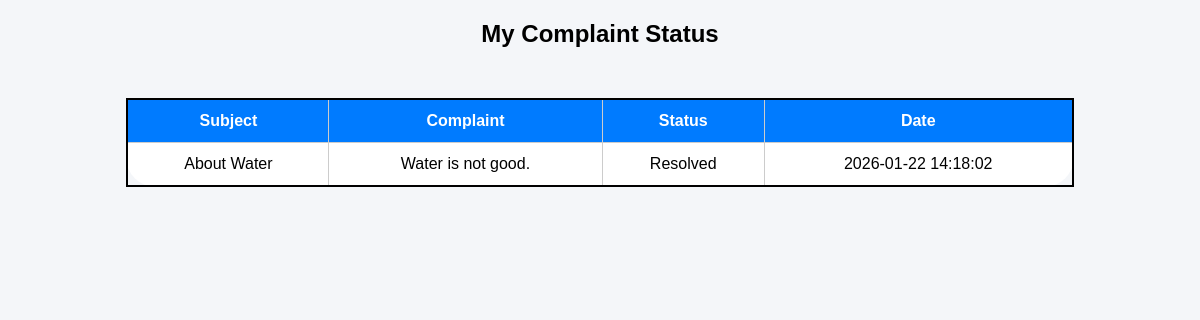
The page /view_complaints (signed in) on the database its author committed.
### tables this page shows
CREATE TABLE complaints (
        id INTEGER PRIMARY KEY AUTOINCREMENT,
        student_id INTEGER,
        subject TEXT,
        complaint TEXT,
        status TEXT DEFAULT 'Pending',
        created_at TEXT DEFAULT CURRENT_TIMESTAMP,
        FOREIGN KEY (student_id) REFERENCES students(id)
    );

### app.py (the view)
@app.route("/view_complaints")
def view_complaint():
    if "student_id" not in session:
        return redirect("/student_login")
    con = get_db()
    cur = con.cursor()
    cur.execute(
        "SELECT subject, complaint, status, created_at FROM complaints WHERE student_id=?",
        (session["student_id"],)
    )
    complaints = cur.fetchall()
    con.close()
    return render_template("view_complaints.html", complaints=complaints)

### database.py (called while the page is built)
def get_db():
    conn = sqlite3.connect(DB_NAME)
    conn.row_factory = sqlite3.Row
    return conn

### templates/view_complaints.html (shortened to what this page needs)
<!DOCTYPE html>
<html>
<head>
</head>
<body>
<h2 style="text-align:center;">My Complaint Status</h2>
<table>
    <tr>
        <th>Subject</th>
        <th>Complaint</th>
        <th>Status</th>
        <th>Date</th>
    </tr>
    {% for c in complaints %}
    <tr>
        <td>{{ c[0] }}</td>
        <td>{{ c[1] }}</td>
        <td>{{ c[2] }}</td>
        <td>{{ c[3] }}</td>
    </tr>
    {% endfor %}
</table>
</body>
</html>

### templates/view_complaints.html (style rules this page uses)
body { font-family: Arial; background: #f4f6f9; }
table { width: 80%; margin: 50px auto; border-collapse: collapse; background: white; border: 2px solid black; border-radius: 30px; }
th, td { padding: 12px; border: 1px solid #ccc; text-align: center; }
th { background: #007bff; color: white; }

### rows shown on the page
complaints: subject "About Water", complaint "Water is not good.", status "Resolved", created_at "2026-01-22 14:18:02"
